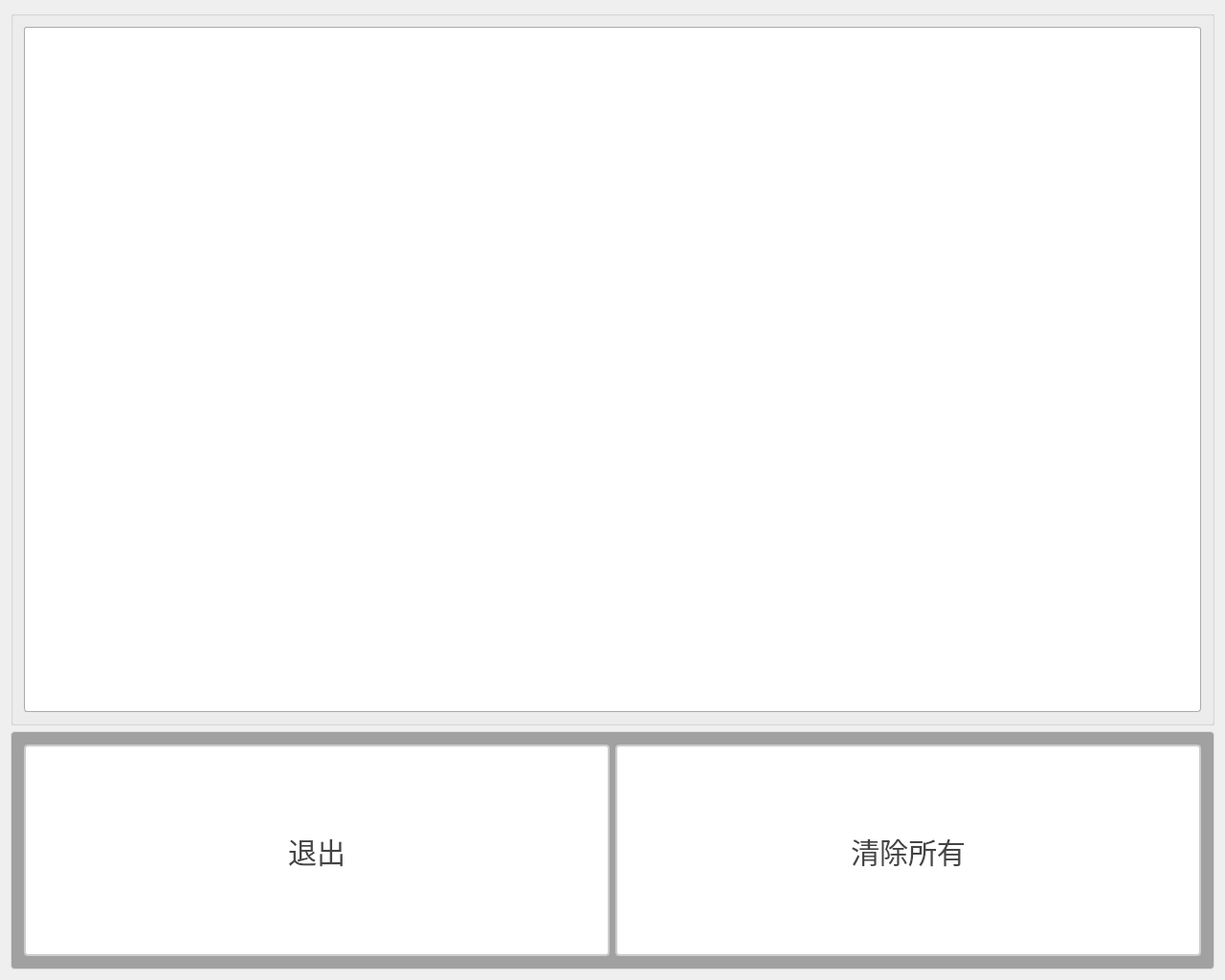
<?xml version="1.0" encoding="UTF-8"?>
<ui version="4.0">
 <class>WarningInfoListClass</class>
 <widget class="QDialog" name="WarningInfoListClass">
  <property name="geometry">
   <rect>
    <x>0</x>
    <y>0</y>
    <width>1280</width>
    <height>1024</height>
   </rect>
  </property>
  <property name="windowTitle">
   <string>WarningInfoList</string>
  </property>
  <layout class="QVBoxLayout" name="verticalLayout" stretch="3,1">
   <item>
    <widget class="QGroupBox" name="groupBox">
     <property name="title">
      <string/>
     </property>
     <layout class="QGridLayout" name="gridLayout">
      <item row="0" column="0">
       <widget class="QTableView" name="tableView">
        <property name="styleSheet">
         <string notr="true">/* 基础表格视图 */
QTableView {
    border: 1px solid #AAAAAA;
    border-radius: 3px;
    background: #FFFFFF;
    color: #444444;
    font-size: 14px;
    outline: 0;
    gridline-color: #EEEEEE;  /* 网格线颜色 */
    alternate-background-color: #FAFAFA;  /* 交替行背景 */
    selection-background-color: #666666;  /* 选中背景 */
    selection-color: #FFFFFF;  /* 选中文字 */
}

/* 表头系统 */
QHeaderView {
    background: #FFFFFF;
    border: none;
    border-bottom: 2px solid #DDDDDD;
}

QHeaderView::section {
    background: #F8F8F8;
    border: none;
    border-right: 1px solid #DDDDDD;
    padding: 8px 12px;
    color: #666666;
    font-weight: 500;
    qproperty-defaultAlignment: AlignLeft|AlignVCenter;
}

QHeaderView::section:last-child {
    border-right: none;
}

/* 排序指示器 */
QHeaderView::down-arrow {
    image: url(:/icons/sort_desc_gray.svg);
    margin-right: 4px;
}

QHeaderView::up-arrow {
    image: url(:/icons/sort_asc_gray.svg);
    margin-right: 4px;
}

/* 单元格样式 */
QTableView::item {
    padding: 6px 12px;
    border: 1px solid transparent;
    min-height: 32px;
}

/* 悬停效果 */
QTableView::item:hover {
    background: #F8F8F8;
    border-color: #888888;
}

/* 选中状态 */
QTableView::item:selected {
    border-color: #555555;
}

/* 焦点单元格 */
QTableView::item:focus {
    border: 1px solid #888888;
    background: #FFFFFF;
}

/* 禁用状态 */
QTableView:disabled {
    border-color: #DDDDDD;
    color: #AAAAAA;
}

QTableView::item:disabled {
    background: #F5F5F5;
    color: #AAAAAA;
}

/* 紧凑型变体 */
QTableView.compact {
    font-size: 13px;
    gridline-color: #F0F0F0;
}

QTableView.compact::item {
    min-height: 28px;
    padding: 4px 8px;
}

/* 编辑状态 */
QTableView::item:edit {
    border: 1px solid #888888;
    background: #FFFFFF;
}

/* 滚动条系统 */
QScrollBar:horizontal {
    height: 10px;
    background: #FFFFFF;
}

QScrollBar::handle:horizontal {
    background: #CCCCCC;
    border-radius: 4px;
    min-width: 20px;
}

/* 角部处理 */
QTableView QTableCornerButton::section {
    background: #F8F8F8;
    border-bottom: 2px solid #DDDDDD;
}</string>
        </property>
       </widget>
      </item>
     </layout>
    </widget>
   </item>
   <item>
    <widget class="QGroupBox" name="groupBox_4">
     <property name="styleSheet">
      <string notr="true">QGroupBox {
    border: 1px solid #DDD;
    border-radius: 4px;
    font: bold 14px;
    color: #666;
    background-color: rgb(161, 161, 161);
    padding: 2px; 
}

QGroupBox::title {
    subcontrol-origin: margin;
    subcontrol-position: top left;
    left: 10px;
    padding: 0 5px;
}</string>
     </property>
     <property name="title">
      <string/>
     </property>
     <layout class="QHBoxLayout" name="horizontalLayout_2">
      <item>
       <widget class="QPushButton" name="pbtn_exit">
        <property name="sizePolicy">
         <sizepolicy hsizetype="Minimum" vsizetype="Minimum">
          <horstretch>0</horstretch>
          <verstretch>0</verstretch>
         </sizepolicy>
        </property>
        <property name="styleSheet">
         <string notr="true">QPushButton {
    padding: 6px 14px;
    border: 2px solid #CCC;
    border-radius: 4px;
    background-color: white;
    color: #444;
    font-size: 30px; 
}

QPushButton:hover {
    border-color: #999;
    background-color: #F5F5F5;
}

QPushButton:pressed {
    border-color: #777;
    background-color: #EEE;
}</string>
        </property>
        <property name="text">
         <string>退出</string>
        </property>
       </widget>
      </item>
      <item>
       <widget class="QPushButton" name="pbtn_clear">
        <property name="sizePolicy">
         <sizepolicy hsizetype="Minimum" vsizetype="Minimum">
          <horstretch>0</horstretch>
          <verstretch>0</verstretch>
         </sizepolicy>
        </property>
        <property name="styleSheet">
         <string notr="true">QPushButton {
    padding: 6px 14px;
    border: 2px solid #CCC;
    border-radius: 4px;
    background-color: white;
    color: #444;
    font-size: 30px; 
}

QPushButton:hover {
    border-color: #999;
    background-color: #F5F5F5;
}

QPushButton:pressed {
    border-color: #777;
    background-color: #EEE;
}</string>
        </property>
        <property name="text">
         <string>清除所有</string>
        </property>
       </widget>
      </item>
     </layout>
    </widget>
   </item>
  </layout>
 </widget>
 <layoutdefault spacing="6" margin="11"/>
 <resources/>
 <connections/>
</ui>
